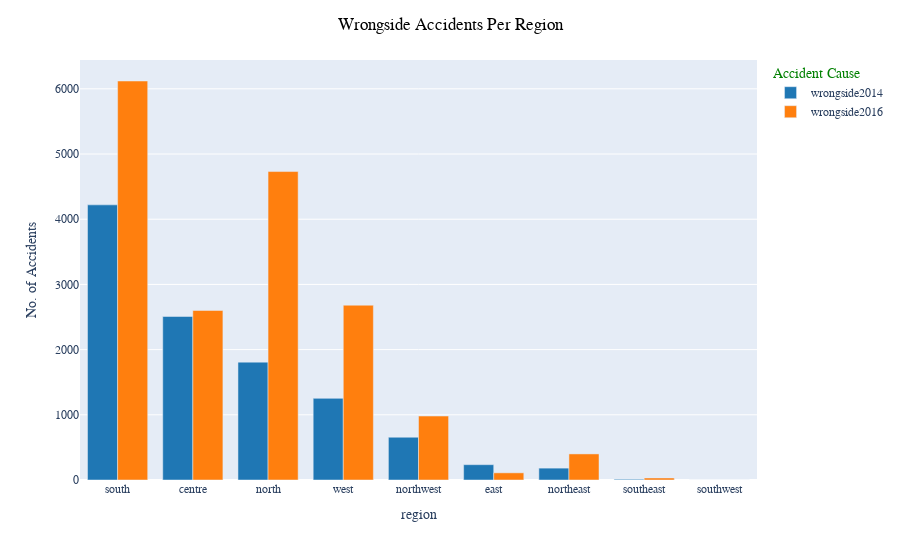

The code cell stored with this chart in its notebook:
### Markdown cell above
#### 4.1.5. Wrongside Accidents Per Region

### Code cell
fig_4 = data.groupby("region")[wrongside].sum().sort_values(["wrongside2014"], ascending=False)
fig_4 = px.bar(fig_4, barmode="group",
              labels={"value": "No. of Accidents", "variable": "Accident Cause"},
              color_discrete_sequence=px.colors.qualitative.D3)
fig_4.update_layout(title_text="Wrongside Accidents Per Region", title_x=0.5,
                   font_family="Times New Roman", title_font_family="Times New Roman", 
                    title_font_color="black", legend_title_font_color="green")
fig_4.update_xaxes(title_font_family="Times New Roman")

### Figure 1 — Plotly figure (JSON) as saved in the notebook; plotly's stock layout.template omitted (floating-point values rounded to 4 significant figures)
{"data": [{"alignmentgroup": "True", "hovertemplate": "Accident Cause=wrongside2014<br>region=%{x}<br>No. of Accidents=%{y}<extra></extra>", "legendgroup": "wrongside2014", "marker": {"color": "#1F77B4", "pattern": {"shape": ""}}, "name": "wrongside2014", "offsetgroup": "wrongside2014", "orientation": "v", "showlegend": true, "textposition": "auto", "type": "bar", "x": ["south", "centre", "north", "west", "northwest", "east", "northeast", "southeast", "southwest"], "xaxis": "x", "y": [4220, 2508, 1808, 1252, 656, 235, 182, 11, 0], "yaxis": "y"}, {"alignmentgroup": "True", "hovertemplate": "Accident Cause=wrongside2016<br>region=%{x}<br>No. of Accidents=%{y}<extra></extra>", "legendgroup": "wrongside2016", "marker": {"color": "#FF7F0E", "pattern": {"shape": ""}}, "name": "wrongside2016", "offsetgroup": "wrongside2016", "orientation": "v", "showlegend": true, "textposition": "auto", "type": "bar", "x": ["south", "centre", "north", "west", "northwest", "east", "northeast", "southeast", "southwest"], "xaxis": "x", "y": [6120, 2600, 4731, 2681, 981, 110, 400, 31, 0], "yaxis": "y"}], "layout": {"barmode": "group", "font": {"family": "Times New Roman"}, "legend": {"title": {"font": {"color": "green"}, "text": "Accident Cause"}, "tracegroupgap": 0}, "margin": {"t": 60}, "title": {"font": {"color": "black", "family": "Times New Roman"}, "text": "Wrongside Accidents Per Region", "x": 0.5}, "xaxis": {"anchor": "y", "domain": [0, 1], "title": {"font": {"family": "Times New Roman"}, "text": "region"}}, "yaxis": {"anchor": "x", "domain": [0, 1], "title": {"text": "No. of Accidents"}}}}
